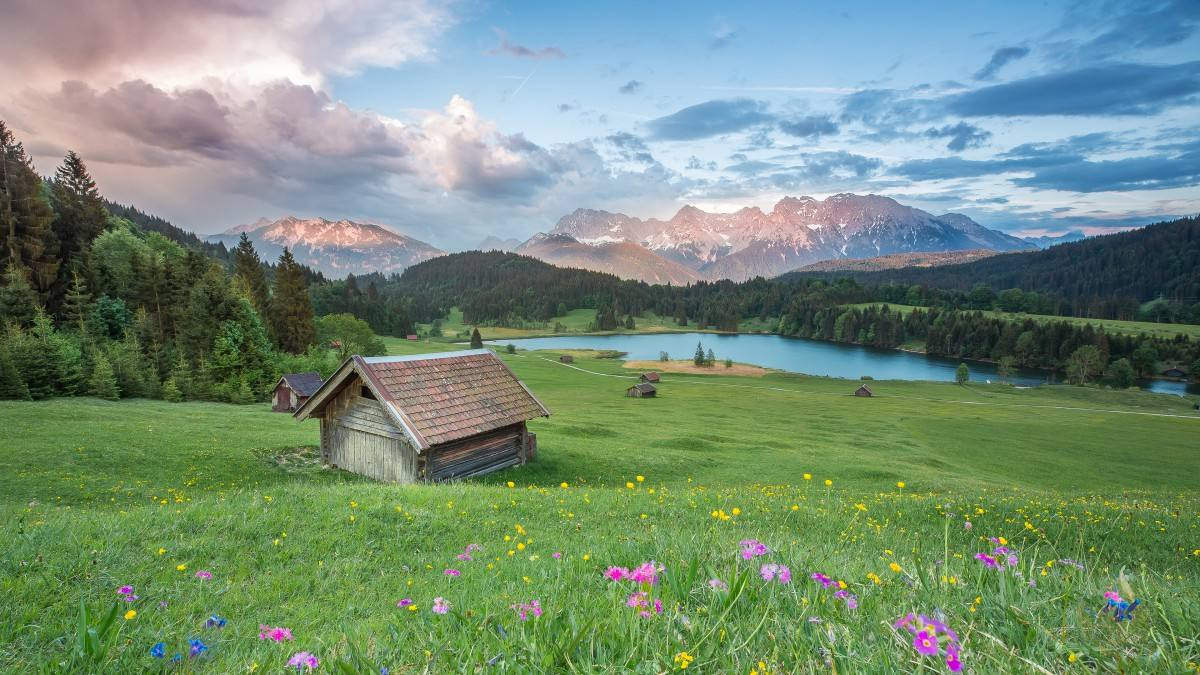
#> input picture 06opencv算术位运算/back.jpeg, 1200 x 675 px
$ python addlogo.py
#> lines starting #> are read from the running program, lines starting #| are printed output that depends on the picture; after the words box and inside, x2 and y2 are one past the last pixel; in counts of white or black regions, pixels touching at a corner belong together
"""
给图像添加水印
1.引入一张图片
2.要有一个logo
3.计算图片在什么地方添加，在添加的地方变成黑色 先取反再相与
4.利用add，将logo与图片叠加在一起
"""
import cv2
import numpy as np

# 导入图片
back = cv2.imread('back.jpeg')
#> back is the input picture: shape (675, 1200, 3); mean B, G, R 120.6, 141.4, 117.4

# 创建logo
logo = np.zeros((200, 200, 3), np.uint8)
mask = np.zeros((200, 200), np.uint8)

# 绘制logo
logo[20:120, 20:120] = [0, 0, 255]
logo[80:180, 80:180] = [0, 255, 0]

mask[20:120, 20:120] = 255
mask[80:180, 80:180] = 255

# 对mask取反
m = cv2.bitwise_not(mask)

# 选择图像添加logo的位置
roi = back[0:200, 0:200]
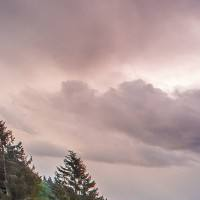
#> roi: shape (200, 200, 3); mean B, G, R 154.8, 156.6, 179.9

# 与m经行与操作
tmp = cv2.bitwise_and(roi, roi, mask=m)
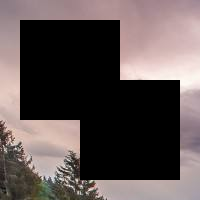
#> tmp: shape (200, 200, 3); mean B, G, R 81.6, 82.5, 93.5

dst = cv2.add(tmp, logo)
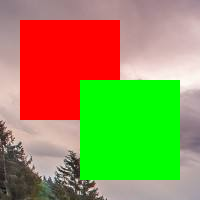
#> dst: shape (200, 200, 3); mean B, G, R 81.6, 146.3, 147.1
back[0:200, 0:200] = dst
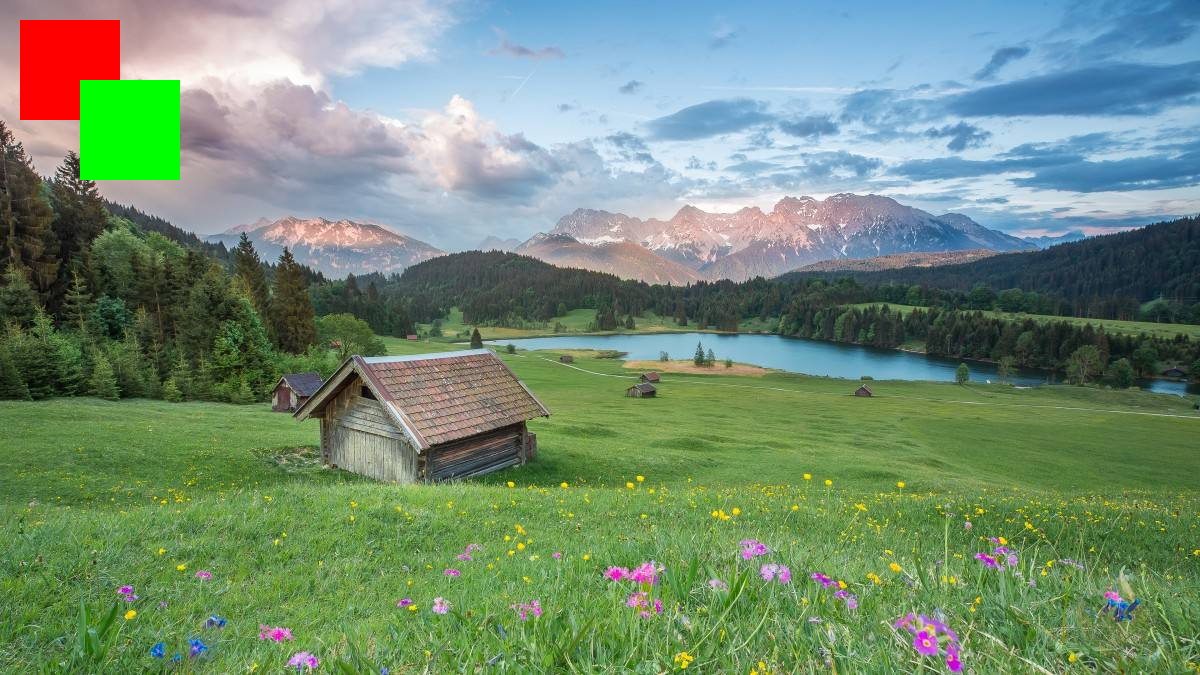
#> back: shape (675, 1200, 3); 2.27% of pixels changed, all inside (x1, y1, x2, y2) = (20, 20, 180, 180)

cv2.imshow('back', back)
# [5 lines of commented-out code are left out]
cv2.waitKey(0)
